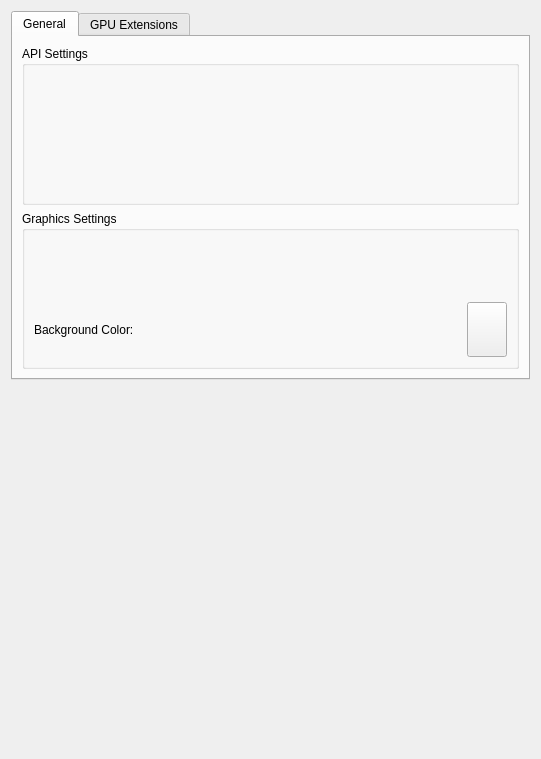
<?xml version="1.0" encoding="UTF-8"?>
<ui version="4.0">
 <class>ConfigureGraphics</class>
 <widget class="QWidget" name="ConfigureGraphics">
  <property name="geometry">
   <rect>
    <x>0</x>
    <y>0</y>
    <width>541</width>
    <height>759</height>
   </rect>
  </property>
  <property name="windowTitle">
   <string>Form</string>
  </property>
  <property name="accessibleName">
   <string>Graphics</string>
  </property>
  <layout class="QVBoxLayout" name="verticalLayout_1">
   <item>
    <widget class="QTabWidget" name="graphicsTabWidget">
     <property name="currentIndex">
      <number>0</number>
     </property>
     <widget class="QWidget" name="generalTab">
      <attribute name="title">
       <string>General</string>
      </attribute>
      <layout class="QVBoxLayout" name="verticalLayout_generalTab">
       <item>
        <widget class="QGroupBox" name="groupBox_2">
         <property name="title">
          <string>API Settings</string>
         </property>
         <layout class="QVBoxLayout" name="verticalLayout_3">
          <item>
           <widget class="QWidget" name="api_widget" native="true">
            <layout class="QHBoxLayout" name="horizontalLayout">
             <property name="leftMargin">
              <number>0</number>
             </property>
             <property name="topMargin">
              <number>0</number>
             </property>
             <property name="rightMargin">
              <number>0</number>
             </property>
             <property name="bottomMargin">
              <number>0</number>
             </property>
            </layout>
           </widget>
          </item>
         </layout>
        </widget>
       </item>
       <item>
        <widget class="QGroupBox" name="groupBox">
         <property name="maximumSize">
          <size>
           <width>16777215</width>
           <height>16777215</height>
          </size>
         </property>
         <property name="title">
          <string>Graphics Settings</string>
         </property>
         <layout class="QVBoxLayout" name="verticalLayout_4">
          <item>
           <widget class="QWidget" name="graphics_widget" native="true">
            <layout class="QVBoxLayout" name="verticalLayout">
             <property name="leftMargin">
              <number>0</number>
             </property>
             <property name="topMargin">
              <number>0</number>
             </property>
             <property name="rightMargin">
              <number>0</number>
             </property>
             <property name="bottomMargin">
              <number>0</number>
             </property>
            </layout>
           </widget>
          </item>
          <item>
           <widget class="QWidget" name="bg_widget" native="true">
            <layout class="QHBoxLayout" name="bg_layout">
             <property name="leftMargin">
              <number>0</number>
             </property>
             <property name="topMargin">
              <number>0</number>
             </property>
             <property name="rightMargin">
              <number>0</number>
             </property>
             <property name="bottomMargin">
              <number>0</number>
             </property>
             <item>
              <widget class="QLabel" name="label">
               <property name="sizePolicy">
                <sizepolicy hsizetype="Expanding" vsizetype="Preferred">
                 <horstretch>0</horstretch>
                 <verstretch>0</verstretch>
                </sizepolicy>
               </property>
               <property name="text">
                <string>Background Color:</string>
               </property>
              </widget>
             </item>
             <item>
              <widget class="QPushButton" name="bg_button">
               <property name="sizePolicy">
                <sizepolicy hsizetype="Preferred" vsizetype="Preferred">
                 <horstretch>0</horstretch>
                 <verstretch>0</verstretch>
                </sizepolicy>
               </property>
               <property name="maximumSize">
                <size>
                 <width>40</width>
                 <height>16777215</height>
                </size>
               </property>
               <property name="text">
                <string/>
               </property>
              </widget>
             </item>
            </layout>
           </widget>
          </item>
         </layout>
        </widget>
       </item>
      </layout>
     </widget>
     <widget class="QWidget" name="gpuExtensionsTab">
      <attribute name="title">
       <string>GPU Extensions</string>
      </attribute>
      <layout class="QVBoxLayout" name="verticalLayout_gpuExtensionsTab">
       <item>
        <widget class="QCheckBox" name="enable_dynamic_state_checkbox">
         <property name="text">
          <string>Enable Vulkan Dynamic States</string>
         </property>
        </widget>
       </item>
       <item>
        <widget class="QLabel" name="dynamic_state_description_label">
         <property name="text">
          <string>Allows the emulator to change certain graphics pipeline states dynamically. This can improve performance but may cause issues with some drivers/hardware.</string>
         </property>
         <property name="wordWrap">
          <bool>true</bool>
         </property>
        </widget>
       </item>
       <item>
        <widget class="QListWidget" name="gpu_extensions_listwidget"/>
       </item>
       <item>
        <spacer name="verticalSpacer_gpuExtensionsTab">
         <property name="orientation">
          <enum>Qt::Vertical</enum>
         </property>
         <property name="sizeHint" stdset="0">
          <size>
           <width>20</width>
           <height>40</height>
          </size>
         </property>
        </spacer>
       </item>
      </layout>
     </widget>
    </widget>
   </item>
   <item>
    <spacer name="verticalSpacer">
     <property name="orientation">
      <enum>Qt::Vertical</enum>
     </property>
     <property name="sizeHint" stdset="0">
      <size>
       <width>20</width>
       <height>40</height>
      </size>
     </property>
    </spacer>
   </item>
  </layout>
 </widget>
 <resources/>
 <connections/>
</ui>
